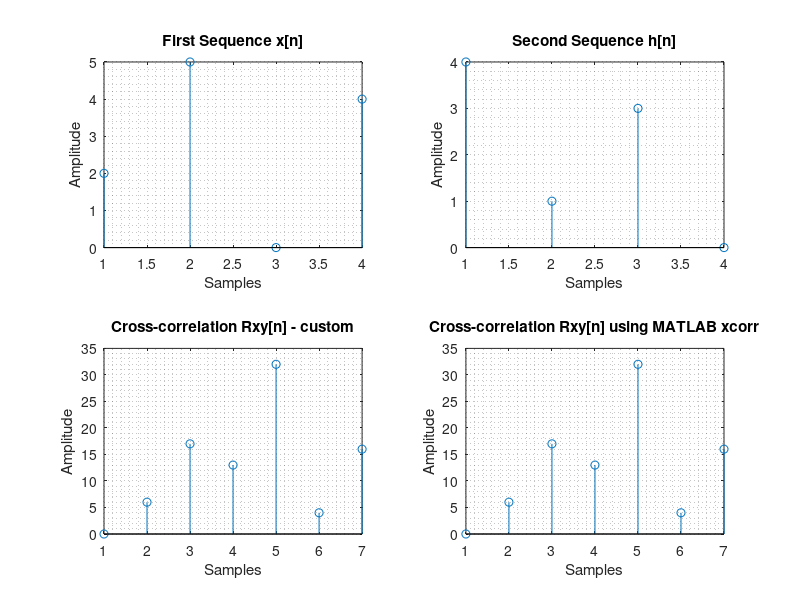

Here is the MATLAB script that generated this plot:
%% PRACTICE 5.8. Custom implementation of cross-correlation.

clc,clear all,close all
%% Cross-Correlation Implementation:
x = [2 5 0 4]; % Sequence 1
h = [4 1 3 0]; % Sequence 2
Lx = length(x); % Length of Sequence 1
Lh = length(h); % Length of Sequence 2
y = fliplr(h); % Inversion of Sequence 2
%% Using MATLAB's Built-in Function (xcorr):
z = xcorr(x,h);
disp('Cross-correlation using MATLAB''s default function z[n]')
disp(z)
%% Custom Implementation: Cross-correlation using a 'for' loop
len=Lx+Lh-1;
for n=1:len
    corr(n)=0;
    for k=1:Lx
        if((n-k)>=0 && (n-k)<Lh)
            corr(n)=corr(n)+x(k).*y(n-k+1);
        end
    end
end
disp('Our custom cross-correlation implementation is')
disp(corr)
subplot(2, 2, 1)
stem(x)
title('First Sequence x[n]')
xlabel('Samples'), ylabel('Amplitude'), grid minor
subplot(2, 2, 2)
stem(h)
title('Second Sequence h[n]')
xlabel('Samples'), ylabel('Amplitude'), grid minor
subplot(2, 2, 3)
stem(z)
title('Cross-correlation Rxy[n] - custom')
xlabel('Samples'), ylabel('Amplitude'), grid minor
subplot(2,2,4)
stem(z)
title('Cross-correlation Rxy[n] using MATLAB xcorr')
xlabel('Samples'), ylabel('Amplitude'), grid minor
